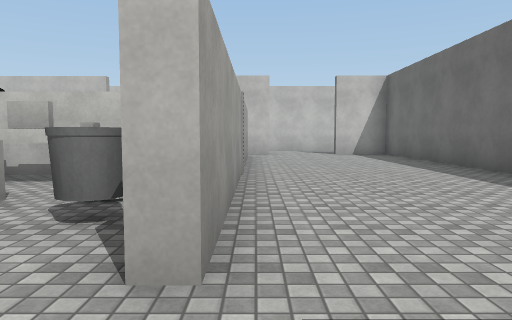
View 1 (above)

22 first-person views from a walk through a Unity game level. The camera is 1.32 m above the floor, tilts 4° down and sees 70° across. Doors are open. The floor is counted in squares, 1.92 m on a side. Each view is taken from the middle of a square. On the plan, view 1 faces up. The plan holds only what a view shows up to about 11 squares ahead; the rest is blank. The player is left out. Surface patterns are stand-ins for the level's own textures.

View 2
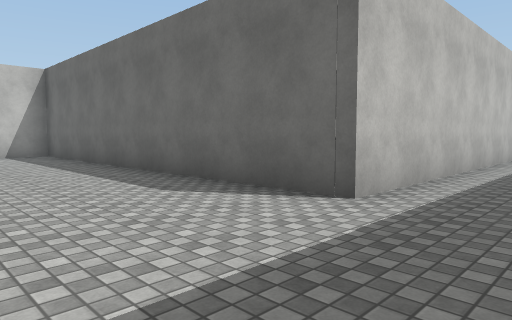

View 3
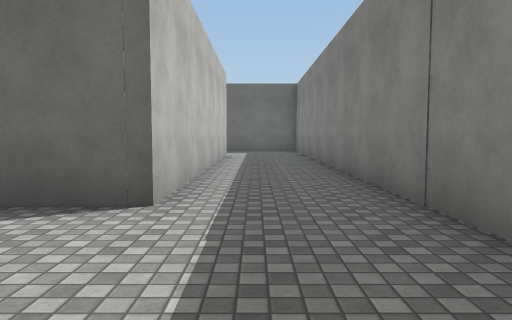

View 4
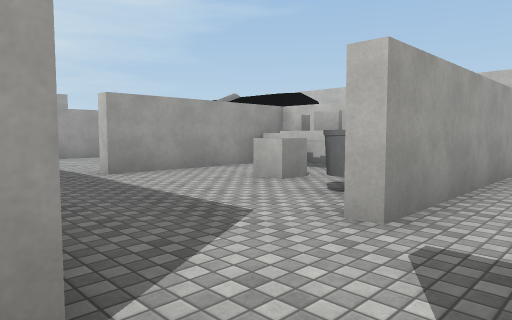

View 5
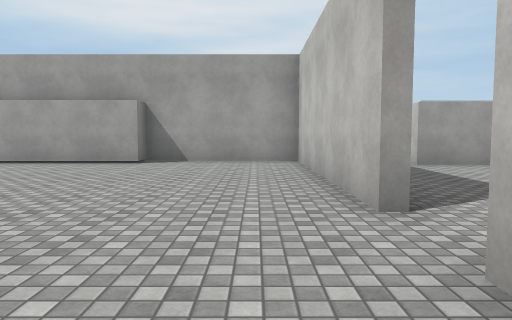

View 6
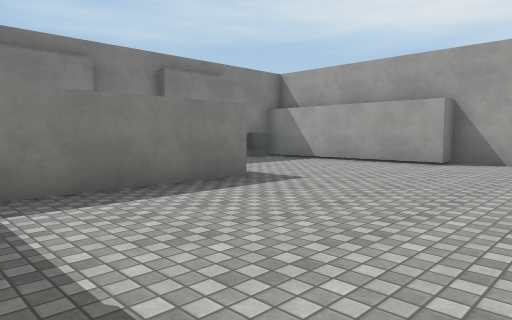

View 7
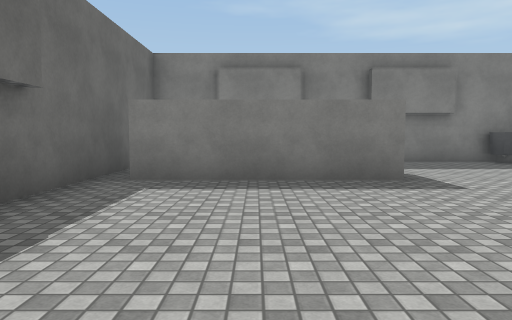

View 8
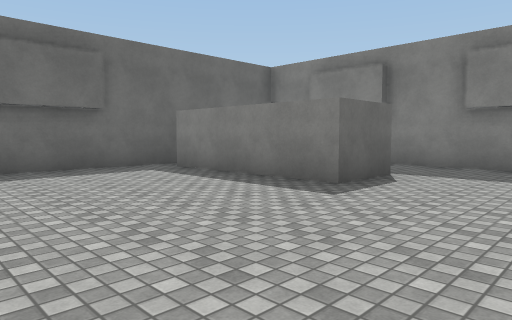

View 9
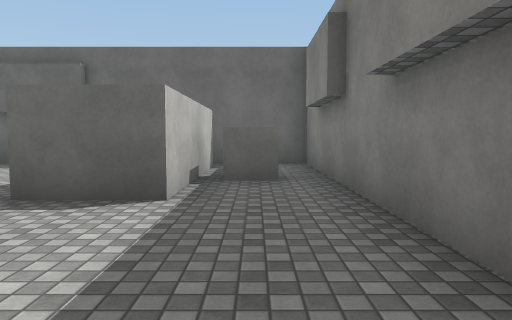

View 10
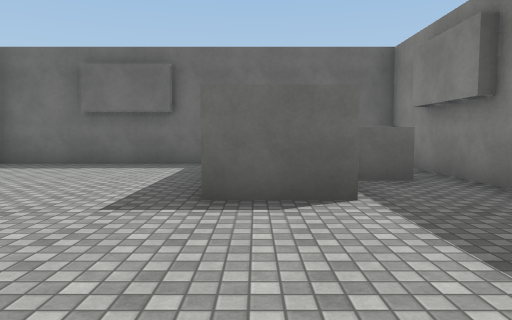

View 11
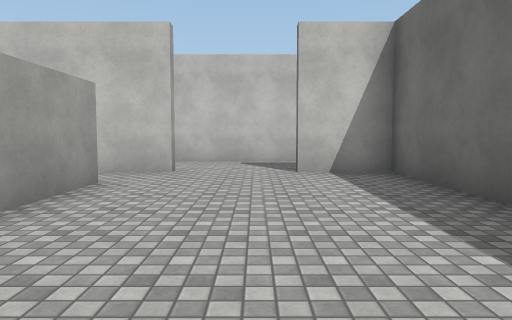

View 12
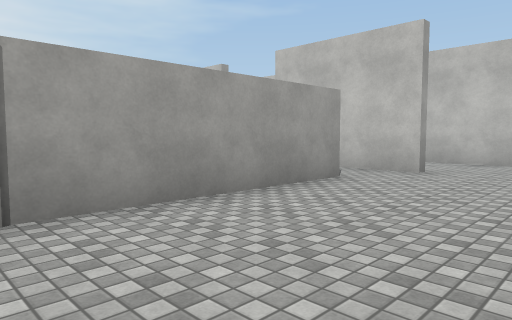

View 13
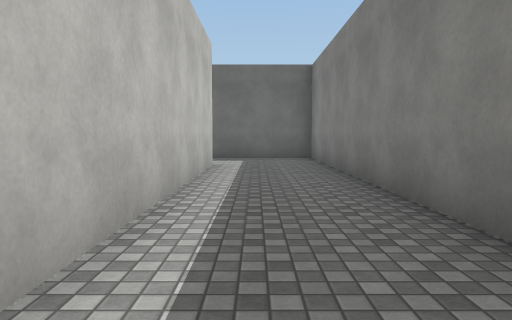

View 14
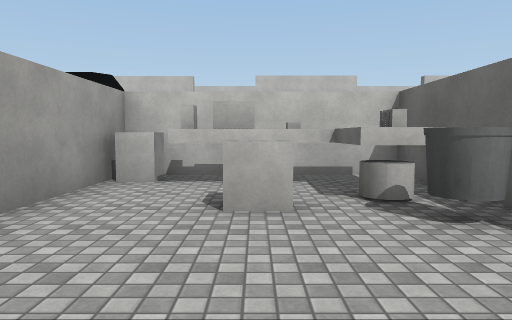

View 15
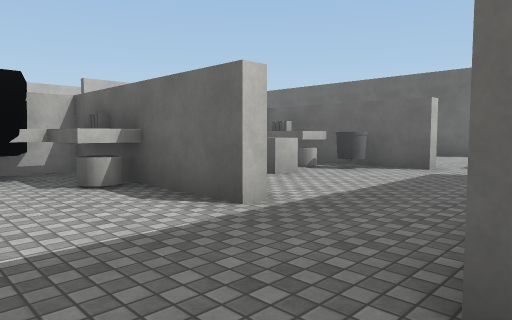

View 16
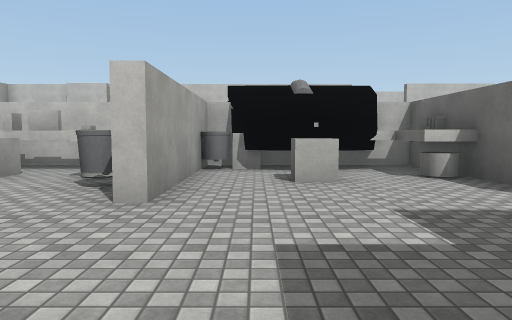

View 17
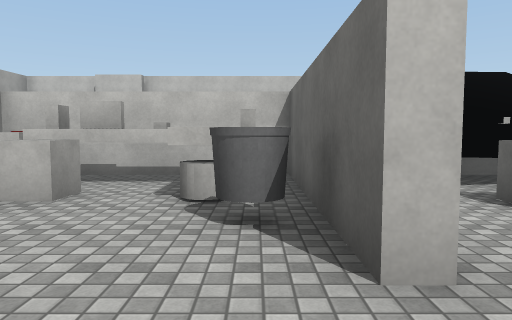

View 18
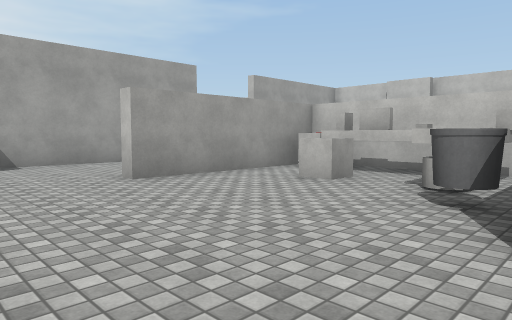

View 19
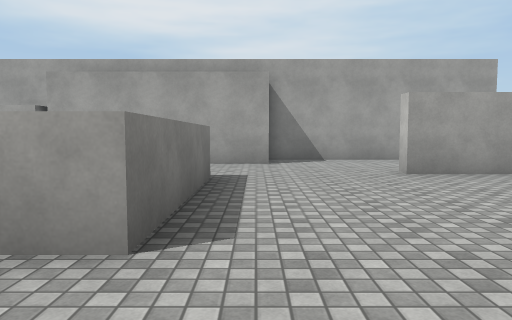

View 20
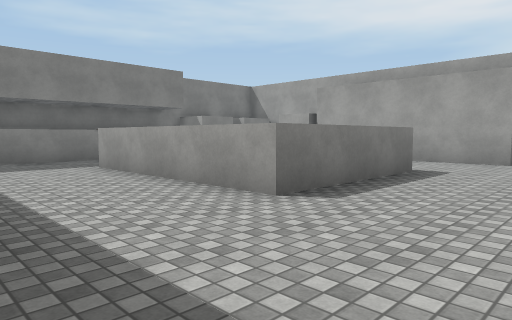

View 21
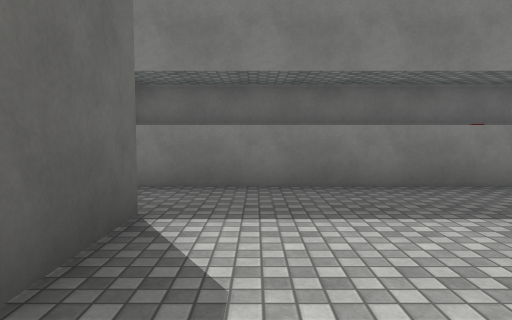

View 22
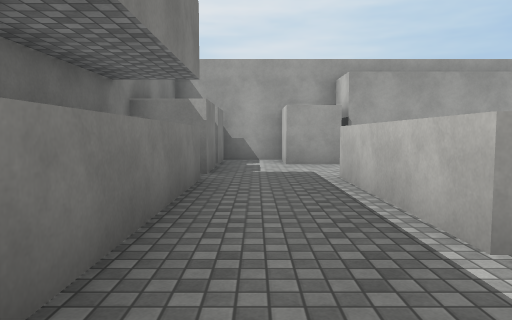

### Floor plan
Ten units are one square. View 1 is at (0, 0); x grows to the right and y downward. Boxes are objects, and circles mark ways between rooms. Rooms are numbered by the first view taken in them; rooms with no view inside come last. Other rooms are left out.
<svg viewBox="-194 -158 339 268">
<path fill="none" stroke="#000" d="M-10 -37 -19 -37 -19 -45M32 6 134 6M-52 -45 -52 -16 -56 -16M-56 -45 -56 -62 -75 -62M-2 -112 -2 -16 -6 -16 -6 -62 -45 -62M-63 -62 -67 -50M5 -127 -12 -127M134 -20 45 -20 45 -127 28 -127M29 81 -12 81 -12 64 30 64M-1 9 -63 9 -63 48 -57 48 -57 89M-42 102 35 102 35 10M-149 17 -110 17 -110 67 -149 67M-111 -37 -120 -37M-176 6 -176 29M-153 -55 -153 -16 -158 -16M-85 -47 -91 -49 -95 -62 -101 -62 -101 -16 -104 -16 -104 -62 -144 -62M-189 -31 -189 8M-64 -37 -64 -45M-56 -16 -56 -45M-66 -49 -76 -45M-80 71 -80 54M-146 89 -74 89M-189 72 -189 89M-168 89 -153 89 -153 94M-134 102 -90 102M-186 89 -172 89M-81 -62 -90 -62M-67 -50 -76 -47M31 -153 -5 -153"/>
<rect x="-65" y="-55" width="10" height="10" fill="#bbb"><title>other object</title></rect>
<rect x="-55" y="-65" width="10" height="10" fill="#bbb"><title>block</title></rect>
<rect x="-45" y="-55" width="20" height="10" fill="#bbb"><title>other object</title></rect>
<rect x="-35" y="-45" width="10" height="10" fill="#bbb"><title>cube</title></rect>
<rect x="-25" y="-55" width="10" height="10" fill="#bbb"><title>other object</title></rect>
<rect x="-15" y="-35" width="10" height="10" fill="#bbb"><title>bin</title></rect>
<rect x="-55" y="95" width="10" height="10" fill="#bbb"><title>bin</title></rect>
<rect x="5" y="85" width="10" height="10" fill="#bbb"><title>cube</title></rect>
<rect x="-185" y="55" width="10" height="20" fill="#bbb"><title>dumpster</title></rect>
<rect x="-155" y="-65" width="10" height="10" fill="#bbb"><title>block</title></rect>
<rect x="-145" y="-55" width="20" height="10" fill="#bbb"><title>other object</title></rect>
<rect x="-135" y="-45" width="10" height="10" fill="#bbb"><title>cube</title></rect>
<rect x="-125" y="-55" width="10" height="10" fill="#bbb"><title>other object</title></rect>
<rect x="-115" y="-35" width="10" height="10" fill="#bbb"><title>bin</title></rect>
<rect x="-115" y="-55" width="10" height="10" fill="#bbb"><title>other object</title></rect>
<rect x="-105" y="-55" width="10" height="10" fill="#bbb"><title>bin</title></rect>
<rect x="-85" y="-45" width="10" height="10" fill="#bbb"><title>cube</title></rect>
<circle cx="5" cy="10" r="3" fill="#2a7"/>
<circle cx="-60" cy="-5" r="3" fill="#2a7"/>
<circle cx="15" cy="-130" r="3" fill="#2a7"/>
<text x="10" y="-40">1</text>
<text x="-10" y="60">2</text>
<text x="-130" y="0">3</text>
<text x="10" y="-140">4</text>
</svg>
Room 1 opens to room 2. Room 1 opens to room 3. Room 1 opens to room 4.

Where each view was taken, in squares from view 1:
view 1: 0 up, 0 right, facing up
view 2: 0 up, 1 right, facing up-right
view 3: 1 up, 1 right, facing right
view 4: 1 down, 1 right, facing up-left
view 5: 2 down, 3 right, facing left
view 6: 2 down, 3 right, facing down-left
view 7: 1 down, 1 right, facing down
view 8: 2 down, 4 left, facing down-right
view 9: 9 down, 5 left, facing right
view 10: 7 down, 5 left, facing right
view 11: 6 up, 2 right, facing up
view 12: 6 up, 3 right, facing up-left
view 13: 1 up, 5 right, facing right
view 14: 0 up, 3 left, facing up
view 15: 1 down, 8 left, facing up-right
view 16: 2 down, 9 left, facing up
view 17: 0 up, 11 left, facing up
view 18: 1 down, 10 left, facing up-left
view 19: 1 down, 9 left, facing left
view 20: 1 up, 8 left, facing down-left
view 21: 4 down, 9 left, facing down
view 22: 8 down, 9 left, facing left
